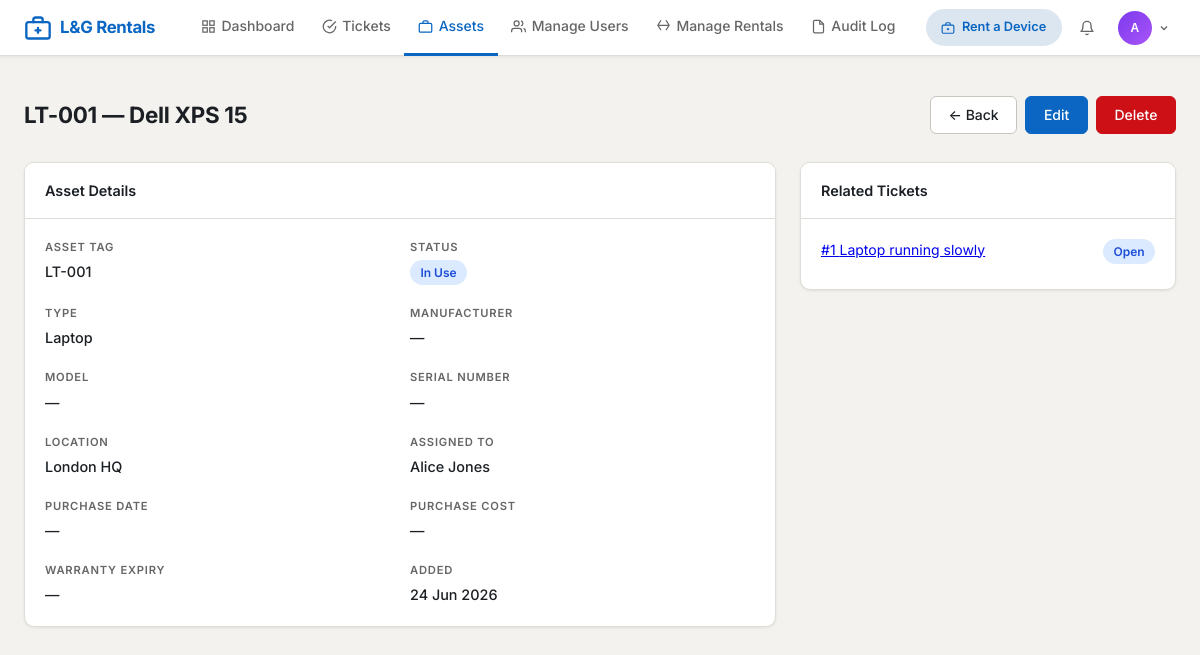
Page /assets/1 (signed in) on the committed database.
### app/models/__init__.py (models this page shows, shortened)
class User(UserMixin, db.Model):
    __tablename__ = 'users'
    id = db.Column(db.Integer, primary_key=True)
    username = db.Column(db.String(64), unique=True, nullable=False, index=True)
    email = db.Column(db.String(120), unique=True, nullable=False, index=True)
    password_hash = db.Column(db.String(256), nullable=False)
    role = db.Column(db.String(20), nullable=False, default='user')
    is_active = db.Column(db.Boolean, default=True, nullable=False)
    full_name = db.Column(db.String(120), nullable=False)
    department = db.Column(db.String(80))
    phone = db.Column(db.String(20))
    failed_login_count = db.Column(db.Integer, default=0, nullable=False)
    locked_until = db.Column(db.DateTime, nullable=True)
    created_at = db.Column(db.DateTime, default=datetime.utcnow, nullable=False)
    updated_at = db.Column(db.DateTime, default=datetime.utcnow, onupdate=datetime.utcnow)
    last_login = db.Column(db.DateTime, nullable=True)
    raised_tickets = db.relationship('Ticket', foreign_keys='Ticket.raised_by_id', backref='raised_by', lazy='dynamic')
    assigned_tickets = db.relationship('Ticket', foreign_keys='Ticket.assigned_to_id', backref='assigned_to', lazy='dynamic')
    assigned_assets = db.relationship('Asset', foreign_keys='Asset.assigned_to_id', backref='assigned_to', lazy='dynamic')
    comments = db.relationship('Comment', backref='author', lazy='dynamic')
    audit_logs = db.relationship('AuditLog', backref='user', lazy='dynamic')
    @property
    def is_admin(self):
        return self.role == 'admin'

class Asset(db.Model):
    __tablename__ = 'assets'
    STATUS_CHOICES = ['Available', 'In Use', 'Under Repair', 'Decommissioned', 'Lost']
    TYPE_CHOICES = ['Laptop', 'Desktop', 'Server', 'Monitor', 'Mobile',
                    'Printer', 'Switch', 'Software Licence', 'Peripheral', 'Other']
    id = db.Column(db.Integer, primary_key=True)
    name = db.Column(db.String(120), nullable=False)
    asset_tag = db.Column(db.String(50), unique=True, nullable=False, index=True)
    asset_type = db.Column(db.String(50), nullable=False)
    manufacturer = db.Column(db.String(80))
    model = db.Column(db.String(80))
    serial_number = db.Column(db.String(100), unique=True)
    status = db.Column(db.String(30), nullable=False, default='Available')
    purchase_date = db.Column(db.Date)
    purchase_cost = db.Column(db.Numeric(10, 2))
    warranty_expiry = db.Column(db.Date)
    location = db.Column(db.String(100))
    notes = db.Column(db.Text)
    assigned_to_id = db.Column(db.Integer, db.ForeignKey('users.id'), nullable=True)
    created_at = db.Column(db.DateTime, default=datetime.utcnow, nullable=False)
    updated_at = db.Column(db.DateTime, default=datetime.utcnow, onupdate=datetime.utcnow)
    tickets = db.relationship('Ticket', backref='related_asset', lazy='dynamic')

class Ticket(db.Model):
    __tablename__ = 'tickets'
    STATUS_CHOICES = ['Open', 'In Progress', 'Resolved', 'Closed', 'Cancelled']
    PRIORITY_CHOICES = ['Low', 'Medium', 'High', 'Critical']
    CATEGORY_CHOICES = ['Hardware', 'Software', 'Network', 'Account Access',
                        'Email', 'Printer', 'Security Incident', 'Other']
    id = db.Column(db.Integer, primary_key=True)
    title = db.Column(db.String(200), nullable=False)
    description = db.Column(db.Text, nullable=False)
    status = db.Column(db.String(30), nullable=False, default='Open')
    priority = db.Column(db.String(20), nullable=False, default='Medium')
    category = db.Column(db.String(50), nullable=False)
    raised_by_id = db.Column(db.Integer, db.ForeignKey('users.id'), nullable=False)
    assigned_to_id = db.Column(db.Integer, db.ForeignKey('users.id'), nullable=True)
    related_asset_id = db.Column(db.Integer, db.ForeignKey('assets.id'), nullable=True)
    resolution_notes = db.Column(db.Text)
    created_at = db.Column(db.DateTime, default=datetime.utcnow, nullable=False)
    updated_at = db.Column(db.DateTime, default=datetime.utcnow, onupdate=datetime.utcnow)
    resolved_at = db.Column(db.DateTime, nullable=True)
    comments = db.relationship('Comment', backref='ticket', lazy='dynamic', cascade='all, delete-orphan')

### app/routes/assets.py (the view, shortened to what this page needs)
@assets_bp.route('/<int:asset_id>')
@login_required
def view_asset(asset_id):
    asset = Asset.query.get_or_404(asset_id)
    return render_template('assets/view.html', asset=asset)

### app/utils/security.py (called while the page is built)
def apply_security_headers(response):
    response.headers['X-Content-Type-Options'] = 'nosniff'
    response.headers['X-Frame-Options'] = 'DENY'
    response.headers['X-XSS-Protection'] = '1; mode=block'
    response.headers['Referrer-Policy'] = 'strict-origin-when-cross-origin'
    csp_directives = current_app.config.get('CSP_DIRECTIVES', {})
    if csp_directives:
        csp_string = '; '.join(
            f"{key} {value}" for key, value in csp_directives.items()
        )
        response.headers['Content-Security-Policy'] = csp_string
    if not current_app.debug:
        response.headers['Strict-Transport-Security'] = \
            'max-age=31536000; includeSubDomains'
    response.headers['Permissions-Policy'] = \
        'camera=(), microphone=(), geolocation=()'
    return response

### app/templates/assets/view.html (shortened to what this page needs)
{% extends "base.html" %}
{% block content %}
<div class="page-header">
    <h1 class="page-title">{{ asset.asset_tag }} — {{ asset.name }}</h1>
    <div class="btn-group">
        <a href="{{ url_for('assets.list_assets') }}" class="btn btn-outline">← Back</a>
        {% if current_user.is_admin %}
        <a href="{{ url_for('assets.edit_asset', asset_id=asset.id) }}" class="btn btn-primary">Edit</a>
        <a href="{{ url_for('assets.delete_asset', asset_id=asset.id) }}" class="btn btn-danger">Delete</a>
        {% endif %}
    </div>
</div>
<div style="display:grid;grid-template-columns:2fr 1fr;gap:1.5rem;">
    <div class="card">
        <div class="card-header">Asset Details</div>
        <div class="card-body">
            <div class="detail-grid">
                <div class="detail-item"><div class="detail-label">Asset Tag</div><div class="detail-value">{{ asset.asset_tag }}</div></div>
                <div class="detail-item"><div class="detail-label">Status</div><div class="detail-value"><span class="badge badge-{{ asset.status|lower|replace(' ','') }}">{{ asset.status }}</span></div></div>
                <div class="detail-item"><div class="detail-label">Type</div><div class="detail-value">{{ asset.asset_type }}</div></div>
                <div class="detail-item"><div class="detail-label">Manufacturer</div><div class="detail-value">{{ asset.manufacturer or '—' }}</div></div>
                <div class="detail-item"><div class="detail-label">Model</div><div class="detail-value">{{ asset.model or '—' }}</div></div>
                <div class="detail-item"><div class="detail-label">Serial Number</div><div class="detail-value">{{ asset.serial_number or '—' }}</div></div>
                <div class="detail-item"><div class="detail-label">Location</div><div class="detail-value">{{ asset.location or '—' }}</div></div>
                <div class="detail-item"><div class="detail-label">Assigned To</div><div class="detail-value">{{ asset.assigned_to.full_name if asset.assigned_to else 'Unassigned' }}</div></div>
                <div class="detail-item"><div class="detail-label">Purchase Date</div><div class="detail-value">{{ asset.purchase_date.strftime('%d %b %Y') if asset.purchase_date else '—' }}</div></div>
                <div class="detail-item"><div class="detail-label">Purchase Cost</div><div class="detail-value">{% if asset.purchase_cost %}£{{ '%.2f'|format(asset.purchase_cost|float) }}{% else %}—{% endif %}</div></div>
                <div class="detail-item"><div class="detail-label">Warranty Expiry</div><div class="detail-value">{{ asset.warranty_expiry.strftime('%d %b %Y') if asset.warranty_expiry else '—' }}</div></div>
                <div class="detail-item"><div class="detail-label">Added</div><div class="detail-value">{{ asset.created_at.strftime('%d %b %Y') }}</div></div>
            </div>
        </div>
    </div>
    <div class="card" style="align-self:start;">
        <div class="card-header">Related Tickets</div>
        <div class="card-body">
            {% set related = asset.tickets.all() %}
            {% if related %}
            {% for t in related %}
            <div style="margin-bottom:.5rem;">
                <a href="{{ url_for('tickets.view_ticket', ticket_id=t.id) }}">#{{ t.id }} {{ t.title[:30] }}</a>
                <span class="badge badge-{{ t.status|lower|replace(' ','') }}" style="float:right;">{{ t.status }}</span>
            </div>
            {% endfor %}
            {% else %}
            <p style="color:var(--text-muted);font-size:.875rem;">No tickets linked to this asset.</p>
            {% endif %}
        </div>
    </div>
</div>
{% endblock %}

### app/templates/base.html (shortened to what this page needs)
<!DOCTYPE html>
<html lang="en">
<head>
    <link rel="stylesheet" href="{{ url_for('static', filename='css/main.css') }}">
</head>
<body>
{% if current_user.is_authenticated %}
<nav class="navbar">
    <a href="{{ url_for('main.dashboard') }}" class="nav-brand">
        <svg viewBox="0 0 24 24" fill="none" stroke="currentColor" stroke-width="2" stroke-linecap="round" stroke-linejoin="round">
            <rect x="2" y="7" width="20" height="14" rx="2"/><path d="M16 7V5a2 2 0 0 0-2-2h-4a2 2 0 0 0-2 2v2"/><line x1="12" y1="12" x2="12" y2="16"/><line x1="10" y1="14" x2="14" y2="14"/>
        </svg>
        L&G Rentals
    </a>
    <ul class="nav-links">
        <li>
            <a href="{{ url_for('main.dashboard') }}" class="{% if request.endpoint == 'main.dashboard' %}active{% endif %}">
                <svg width="15" height="15" viewBox="0 0 24 24" fill="none" stroke="currentColor" stroke-width="2"><rect x="3" y="3" width="7" height="7"/><rect x="14" y="3" width="7" height="7"/><rect x="14" y="14" width="7" height="7"/><rect x="3" y="14" width="7" height="7"/></svg>
                Dashboard
            </a>
        </li>
        {% if current_user.is_admin %}
        <li>
            <a href="{{ url_for('tickets.list_tickets') }}" class="{% if 'tickets' in request.endpoint %}active{% endif %}">
                <svg width="15" height="15" viewBox="0 0 24 24" fill="none" stroke="currentColor" stroke-width="2"><path d="M22 11.08V12a10 10 0 1 1-5.93-9.14"/><polyline points="22 4 12 14.01 9 11.01"/></svg>
                Tickets
            </a>
        </li>
        <li>
            <a href="{{ url_for('assets.list_assets') }}" class="{% if 'assets' in request.endpoint %}active{% endif %}">
                <svg width="15" height="15" viewBox="0 0 24 24" fill="none" stroke="currentColor" stroke-width="2"><rect x="2" y="7" width="20" height="14" rx="2"/><path d="M16 7V5a2 2 0 0 0-2-2h-4a2 2 0 0 0-2 2v2"/></svg>
                Assets
            </a>
        </li>
        <li>
            <a href="{{ url_for('admin.list_users') }}" class="{% if 'admin' in request.endpoint %}active{% endif %}">
                <svg width="15" height="15" viewBox="0 0 24 24" fill="none" stroke="currentColor" stroke-width="2"><path d="M17 21v-2a4 4 0 0 0-4-4H5a4 4 0 0 0-4 4v2"/><circle cx="9" cy="7" r="4"/><path d="M23 21v-2a4 4 0 0 0-3-3.87M16 3.13a4 4 0 0 1 0 7.75"/></svg>
                Manage Users
            </a>
        </li>
        <li>
            <a href="{{ url_for('rentals.admin_rentals') }}" class="{% if 'rentals' in request.endpoint and current_user.is_admin %}active{% endif %}">
                <svg width="15" height="15" viewBox="0 0 24 24" fill="none" stroke="currentColor" stroke-width="2"><path d="M21 10H3M16 2l5 8-5 8M8 2L3 10l5 8"/></svg>
                Manage Rentals
            </a>
        </li>
        <li>
            <a href="{{ url_for('admin.audit_log') }}" class="{% if request.endpoint == 'admin.audit_log' %}active{% endif %}">
                <svg width="15" height="15" viewBox="0 0 24 24" fill="none" stroke="currentColor" stroke-width="2"><path d="M14 2H6a2 2 0 0 0-2 2v16a2 2 0 0 0 2 2h12a2 2 0 0 0 2-2V8z"/><polyline points="14 2 14 8 20 8"/></svg>
                Audit Log
            </a>
        </li>
        {% endif %}
    </ul>
    <div class="nav-right">
        <a href="{{ url_for('rentals.catalog') }}"
           class="nav-rent-btn {% if 'rentals' in request.endpoint %}nav-rent-btn-active{% endif %}">
            <svg width="14" height="14" viewBox="0 0 24 24" fill="none" stroke="currentColor" stroke-width="2">
                <rect x="2" y="7" width="20" height="14" rx="2"/><path d="M16 7V5a2 2 0 0 0-2-2h-4a2 2 0 0 0-2 2v2"/><line x1="12" y1="12" x2="12" y2="16"/><line x1="10" y1="14" x2="14" y2="14"/>
            </svg>
            Rent a Device
        </a>
        <div class="nav-notif" id="notifDropdown">
            <button class="nav-notif-btn" id="notifBtn" type="button" aria-haspopup="true" aria-expanded="false">
                <svg width="16" height="16" viewBox="0 0 24 24" fill="none" stroke="currentColor" stroke-width="2" stroke-linecap="round" stroke-linejoin="round">
                    <path d="M18 8A6 6 0 0 0 6 8c0 7-3 9-3 9h18s-3-2-3-9"/>
                    <path d="M13.73 21a2 2 0 0 1-3.46 0"/>
                </svg>
            </button>
        </div>
        <div class="nav-user-dropdown" id="userDropdown">
            <button class="nav-avatar-btn" id="userAvatarBtn" type="button" aria-haspopup="true" aria-expanded="false">
                {% set parts = current_user.full_name.split() %}
                <div class="user-avatar {% if current_user.is_admin %}avatar-admin{% elif current_user.is_guest %}avatar-guest{% else %}avatar-user{% endif %}">
                    {{ parts[0][0]|upper }}{% if parts|length > 1 %}{{ parts[-1][0]|upper }}{% endif %}
                </div>
                <svg width="12" height="12" viewBox="0 0 24 24" fill="none" stroke="currentColor" stroke-width="2.5"><path d="M6 9l6 6 6-6"/></svg>
            </button>
        </div>
    </div>
</nav>
{% endif %}
{% block flash %}
<div class="flash-container">
</div>
{% endblock %}
<main class="{% block main_class %}main-content{% endblock %}">
    {% block content %}{% endblock %}
</main>
</body>
</html>

### rows in the picture
User: full_name "A"
Asset: asset_tag "LT-001", name "Dell XPS 15", status "In Use", asset_type "Laptop", manufacturer "—", model "—", serial_number "—", location "London HQ", purchase_date "—", warranty_expiry "—", created_at "24 Jun 2026"
User: assigned_to "Alice Jones"
Ticket: id "1", title "Laptop running slowly", status "Open"
